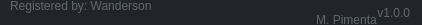
                                                        <widget class="QFrame" name="frame_grip">
                                                            <property name="minimumSize">
                                                                <size>
                                                                    <width>0</width>
                                                                    <height>25</height>
                                                                </size>
                                                            </property>
                                                            <property name="maximumSize">
                                                                <size>
                                                                    <width>16777215</width>
                                                                    <height>25</height>
                                                                </size>
                                                            </property>
                                                            <property name="styleSheet">
                                                                <string notr="true">background-color: rgb(33, 37, 43);
                                                                </string>
                                                            </property>
                                                            <property name="frameShape">
                                                                <enum>QFrame::NoFrame</enum>
                                                            </property>
                                                            <property name="frameShadow">
                                                                <enum>QFrame::Raised</enum>
                                                            </property>
                                                            <layout class="QHBoxLayout" name="horizontalLayout_6">
                                                                <property name="spacing">
                                                                    <number>0</number>
                                                                </property>
                                                                <property name="leftMargin">
                                                                    <number>0</number>
                                                                </property>
                                                                <property name="topMargin">
                                                                    <number>0</number>
                                                                </property>
                                                                <property name="rightMargin">
                                                                    <number>2</number>
                                                                </property>
                                                                <property name="bottomMargin">
                                                                    <number>0</number>
                                                                </property>
                                                                <item>
                                                                    <widget class="QFrame" name="frame_label_bottom">
                                                                        <property name="frameShape">
                                                                            <enum>QFrame::NoFrame</enum>
                                                                        </property>
                                                                        <property name="frameShadow">
                                                                            <enum>QFrame::Raised</enum>
                                                                        </property>
                                                                        <layout class="QHBoxLayout"
                                                                                name="horizontalLayout_7">
                                                                            <property name="spacing">
                                                                                <number>0</number>
                                                                            </property>
                                                                            <property name="leftMargin">
                                                                                <number>10</number>
                                                                            </property>
                                                                            <property name="topMargin">
                                                                                <number>0</number>
                                                                            </property>
                                                                            <property name="rightMargin">
                                                                                <number>10</number>
                                                                            </property>
                                                                            <property name="bottomMargin">
                                                                                <number>0</number>
                                                                            </property>
                                                                            <item>
                                                                                <widget class="QLabel"
                                                                                        name="label_credits">
                                                                                    <property name="font">
                                                                                        <font>
                                                                                            <family>Segoe UI</family>
                                                                                        </font>
                                                                                    </property>
                                                                                    <property name="styleSheet">
                                                                                        <string notr="true">color:
                                                                                            rgb(98, 103, 111);
                                                                                        </string>
                                                                                    </property>
                                                                                    <property name="text">
                                                                                        <string>Registered by: Wanderson
                                                                                            M. Pimenta
                                                                                        </string>
                                                                                    </property>
                                                                                </widget>
                                                                            </item>
                                                                            <item>
                                                                                <widget class="QLabel"
                                                                                        name="label_version">
                                                                                    <property name="maximumSize">
                                                                                        <size>
                                                                                            <width>100</width>
                                                                                            <height>16777215</height>
                                                                                        </size>
                                                                                    </property>
                                                                                    <property name="font">
                                                                                        <font>
                                                                                            <family>Segoe UI</family>
                                                                                        </font>
                                                                                    </property>
                                                                                    <property name="styleSheet">
                                                                                        <string notr="true">color:
                                                                                            rgb(98, 103, 111);
                                                                                        </string>
                                                                                    </property>
                                                                                    <property name="text">
                                                                                        <string>v1.0.0</string>
                                                                                    </property>
                                                                                    <property name="alignment">
                                                                                        <set>
                                                                                            Qt::AlignRight|Qt::AlignTrailing|Qt::AlignVCenter
                                                                                        </set>
                                                                                    </property>
                                                                                </widget>
                                                                            </item>
                                                                        </layout>
                                                                    </widget>
                                                                </item>
                                                                <item>
                                                                    <widget class="QFrame" name="frame_size_grip">
                                                                        <property name="maximumSize">
                                                                            <size>
                                                                                <width>20</width>
                                                                                <height>20</height>
                                                                            </size>
                                                                        </property>
                                                                        <property name="styleSheet">
                                                                            <string notr="true">QSizeGrip {
                                                                                background-image:
                                                                                url(:/16x16/icons/16x16/cil-size-grip.png);
                                                                                background-position: center;
                                                                                background-repeat: no-reperat;
                                                                                }
                                                                            </string>
                                                                        </property>
                                                                        <property name="frameShape">
                                                                            <enum>QFrame::NoFrame</enum>
                                                                        </property>
                                                                        <property name="frameShadow">
                                                                            <enum>QFrame::Raised</enum>
                                                                        </property>
                                                                    </widget>
                                                                </item>
                                                            </layout>
                                                        </widget>
